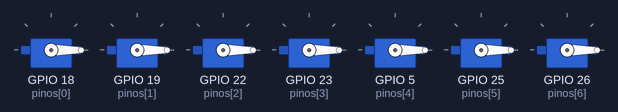
Bench run of a sketch on a simulated ESP32. On the bench: 7 × servo.

Above: at 0.1 s.
At 3.05 s:
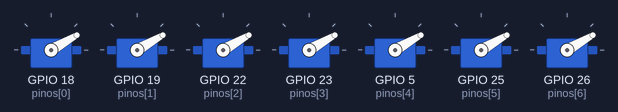
At 6.05 s:
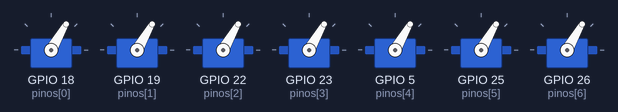
At 9.0 s:
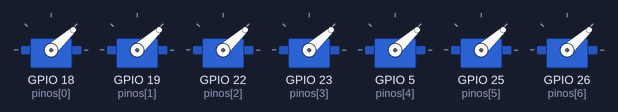
At 12.0 s:
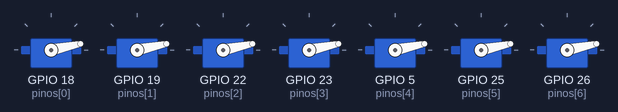
Timing chart, 0 to 18.5 s (numbered marks = the images above):
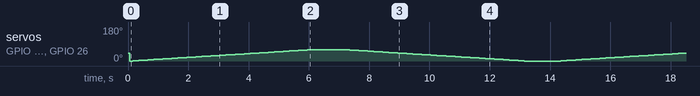

The sketch:

bracoRoboticoCodigo_1.ino
```cpp
#include <ESP32Servo.h>

const int NUM_SERVOS = 7;
const int pinos[NUM_SERVOS] = {18, 19, 22, 23, 5, 25,26}; // GPIOs conectados aos servos
Servo servos[NUM_SERVOS];

void setup() {
  for (int i = 0; i < NUM_SERVOS; i++) {
    servos[i].attach(pinos[i]);
    servos[i].write(40); // Posição inicial
  }
  delay(50); // Espera 1 segundo antes de começar o movimento
}

void loop() {

  for (int angulo = 0; angulo <= 60; angulo++) {
    for (int i = 0; i < NUM_SERVOS; i++) {
      servos[i].write(angulo);
    }
    delay(100); // Movimento suave
  }

  delay(1000); // Pequena pausa


  for (int angulo = 60; angulo >= 0; angulo--) {
    for (int i = 0; i < NUM_SERVOS; i++) {
      servos[i].write(angulo);
    }
    delay(100);
  }

  delay(1000); // Outra pausa
}
```
